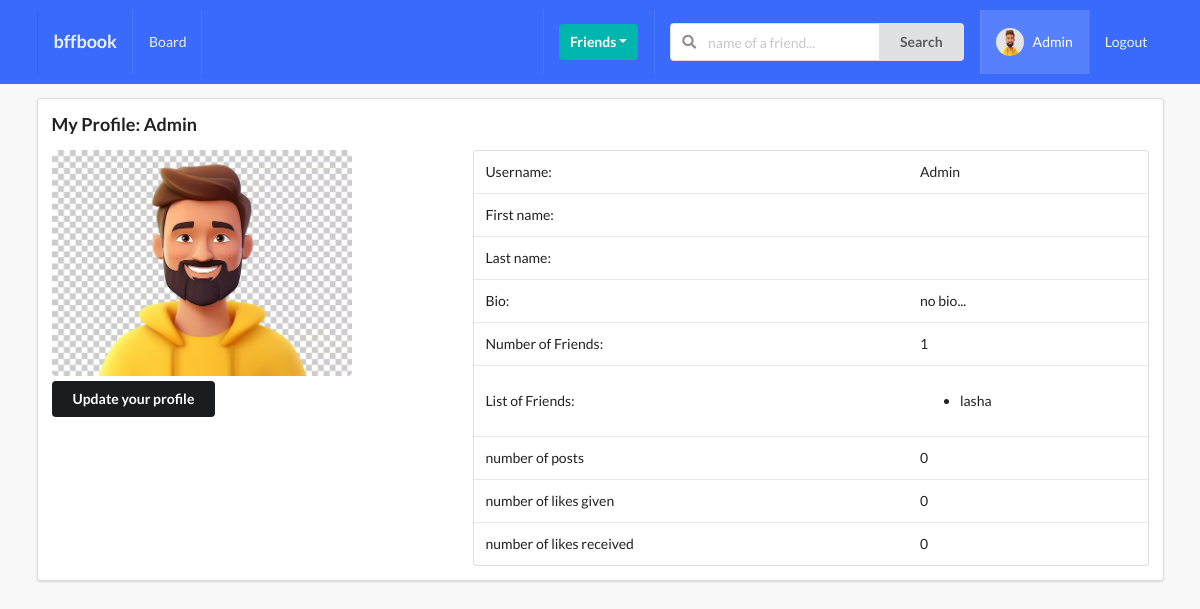
/profiles/myprofile/ (signed in), run on the app's committed database.
### profiles/models.py (models this page shows, shortened)
class Profile(models.Model):
    first_name = models.CharField(max_length=200, blank=True)
    last_name = models.CharField(max_length=200, blank=True)
    user = models.OneToOneField(User, on_delete=models.CASCADE)
    bio = models.TextField(default="no bio...", max_length=300)
    email = models.EmailField(max_length=200, blank=True)
    country = models.CharField(max_length=200, blank=True)
    avatar = models.ImageField(default='avatar.png', upload_to='avatars/')
    friends = models.ManyToManyField(User, blank=True, related_name='friends')
    slug = models.SlugField(unique=True, blank=True)
    updated = models.DateTimeField(auto_now=True)
    created = models.DateTimeField(auto_now_add=True)
    objects = ProfileManager()
    def get_friends(self):
        return self.friends.all()
    def get_friends_no(self):
        return self.friends.all().count()
    def get_posts_no(self):
        return self.posts.all().count()
    def get_likes_given_no(self):
        likes = self.like_set.all()
        total_liked = 0
        for item in likes:
            if item.value == 'Like':
                total_liked += 1
        return total_liked
    def get_likes_recieved_no(self):
        posts = self.posts.all()
        total_liked = 0
        for item in posts:
            total_liked += item.liked.all().count()
        return total_liked
    __initial_first_name = None
    __initial_last_name = None
    def __init__(self, *args, **kwargs):
        super().__init__(*args, **kwargs)
        self.__initial_first_name = self.first_name
        self.__initial_last_name = self.last_name

### profiles/views.py (the view)
# urls.py: path('myprofile/', my_profile_view, name='my-profile-view'),
@login_required
def my_profile_view(request):
    profile = Profile.objects.get(user=request.user)
    form = ProfileModelForm(request.POST or None,
                            request.FILES or None, instance=profile)
    confirm = False
    if request.method == "POST":
        if form.is_valid:
            form.save()
            confirm = True
    context = {
        'profile': profile,
        'form': form,
        'confirm': confirm,
    }
    return render(request, 'profiles/myprofile.html', context)

### profiles/forms.py
class ProfileModelForm(forms.ModelForm):
    class Meta:
        model = Profile
        fields = ('first_name', 'last_name', 'bio', 'avatar')

### profiles/context_processors.py (called while the page is built)
def profile_pic(request):
    if request.user.is_authenticated:
        profile_obj = Profile.objects.get(user=request.user)
        pic = profile_obj.avatar
        return {'picture': pic}
    return {}

def invatations_received_no(request):
    if request.user.is_authenticated:
        profile_obj = Profile.objects.get(user=request.user)
        qs_count = Relationship.objects.invatations_received(
            profile_obj).count()
        return {'invites_num': qs_count}
    return {}

### profiles/models.py (called while the page is built)
    def invatations_received(self, receiver):
        qs = Relationship.objects.filter(receiver=receiver, status='send')
        return qs

### profiles/templates/profiles/myprofile.html (shortened to what this page needs)
{% extends 'base.html' %}
{% block content %}
<div class="ui segment">
    <h3>My Profile: {{request.user}}</h3>
    <div class="ui grid">
        <div class='row'>
            <div class='six wide column'>
                <img class="ui medium rounded image" src={{profile.avatar.url}}>
                <div class="row mt-5">
                    <button class='ui secondary button' id='modal-btn'>Update your profile</button>
                </div>
            </div>
            <div class="ten wide column">
                <table class="ui table">
                    <tbody>
                        <tr>
                            <td>Username:</td>
                            <td>{{profile.user}}</td>
                        </tr>
                        <tr>
                            <td>First name:</td>
                            <td>{{profile.first_name}}</td>
                        </tr>
                        <tr>
                            <td>Last name:</td>
                            <td>{{profile.last_name}}</td>
                        </tr>
                        <tr>
                            <td>Bio:</td>
                            <td>{{profile.bio}}</td>
                        </tr>
                        <tr>
                            <td>Number of Friends:</td>
                            <td>{{profile.get_friends_no}}</td>
                        </tr>
                        <tr>
                            <td>List of Friends:</td>
                            <td>
                                <ul>
                                    {% for friend in profile.get_friends %}
                                    <li>{{friend}}</li>
                                    {% endfor %}
                                </ul>
                            </td>
                        </tr>
                        <tr>
                            <td>number of posts</td>
                            <td>{{profile.get_posts_no}}</td>
                        </tr>
                        <tr>
                            <td>number of likes given</td>
                            <td>{{profile.get_likes_given_no}}</td>
                        </tr>
                        <tr>
                            <td>number of likes received</td>
                            <td>{{profile.get_likes_recieved_no}}</td>
                        </tr>
                    </tbody>
                </table>
            </div>
        </div>
    </div>
</div>
{% endblock content %}

### templates/main/navbar.html (shortened to what this page needs)
{% url 'home-view' as path_to_home %}
{% url 'posts:main-post-view' as path_to_posts %}
{% url 'profiles:my-profile-view' as path_to_my_profile %}
<div class="ui inverted menu nav mb-7">
    <div class="ui container">
        <a href="{{path_to_home}}" class="{% if request.path == path_to_home %}active{% endif %} item">
            <h3>bffbook</h3>
        </a>
        {% if request.user.is_authenticated %}
        <a href="{{path_to_posts}}" class="{% if request.path == path_to_posts %}active{% endif %} item">
            Board
        </a>
        {% endif %}
        <div class="right menu">
            {% if request.user.is_authenticated %}
            <div class="item">
                <div class="ui floating dropdown icon button teal"> Friends
                    <i class="dropdown icon"></i>
                </div>
            </div>
            <div class="item">
                <form action="" method="GET">
                    <div class="ui action left icon input">
                        <input class="prompt" type="text" name='q' placeholder="name of a friend...">
                        <button type='submit' class="ui button">Search</button>
                    </div>
                </form>
            </div>
            <a href="{{path_to_my_profile}}" class="{% if request.path == path_to_my_profile %}active{% endif %} item">
                <img src={{picture.url}} class="ui avatar image">&nbsp;
                {{ request.user }}
            </a>
            <a href="{% url 'account_logout' %}" class="ui item">
                Logout
            </a>
            {% else %}
            <a href="{% url 'account_login' %}" class="ui item">
                Login
            </a>
            {% endif %}
        </div>
    </div>
</div>

### static_project/style.css (style rules this page uses)
body { background: #f8f8f8 !important; }
.nav { border-radius: 0px !important; padding: 10px 0 10px 0 !important; background-color: #396afc !important; }
.mb-7 { margin-bottom: 7px !important; }
.mt-5 { margin-top: 5px !important; }

### data on the page
Profile: avatar (placeholder picture), user "Admin", bio "no bio...", get_friends_no "1", get_posts_no "0", get_likes_given_no "0", get_likes_recieved_no "0"

### other printed values
{{ request.user }} "Admin"
{{ friend }} "lasha"
